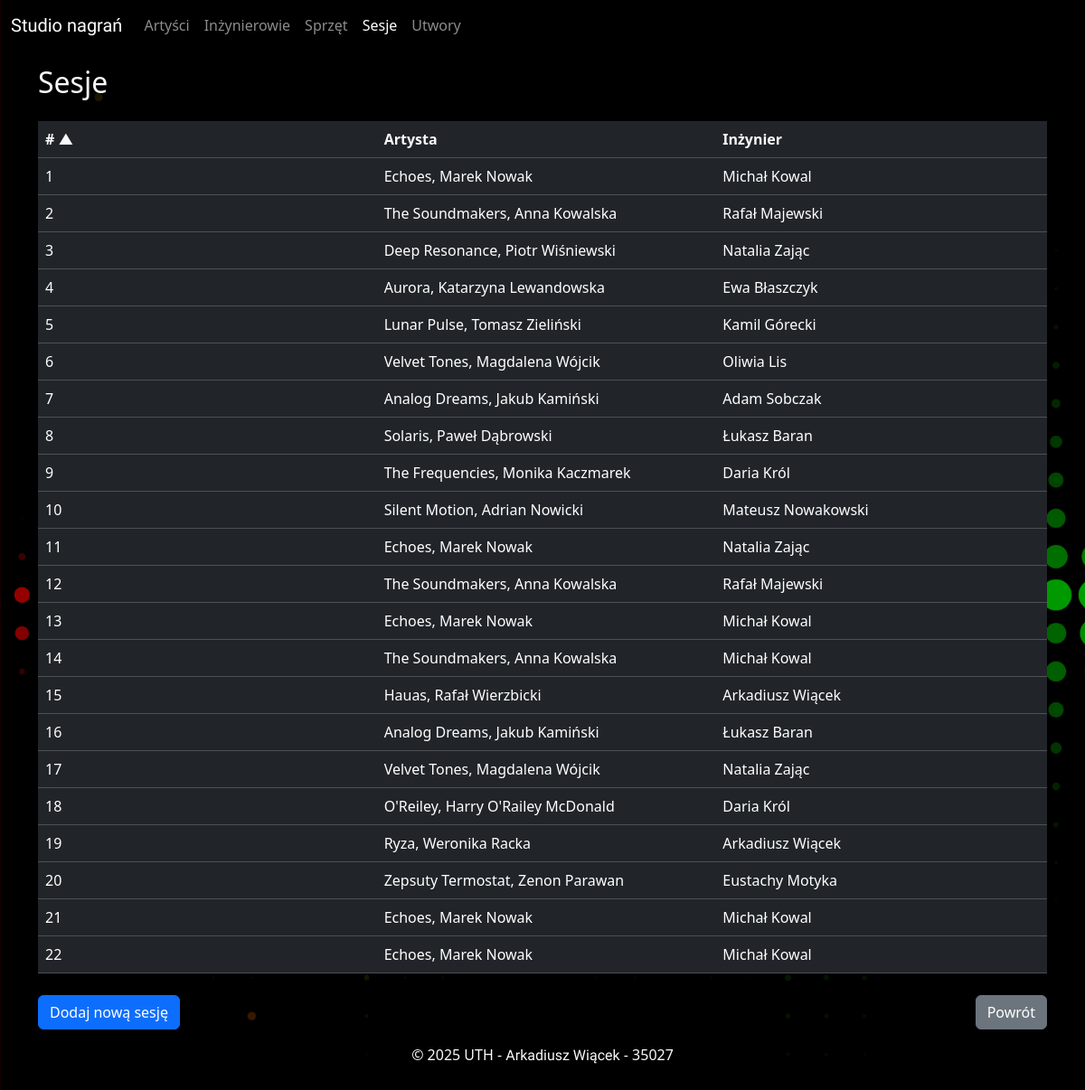
The app's page /sesje, older data.
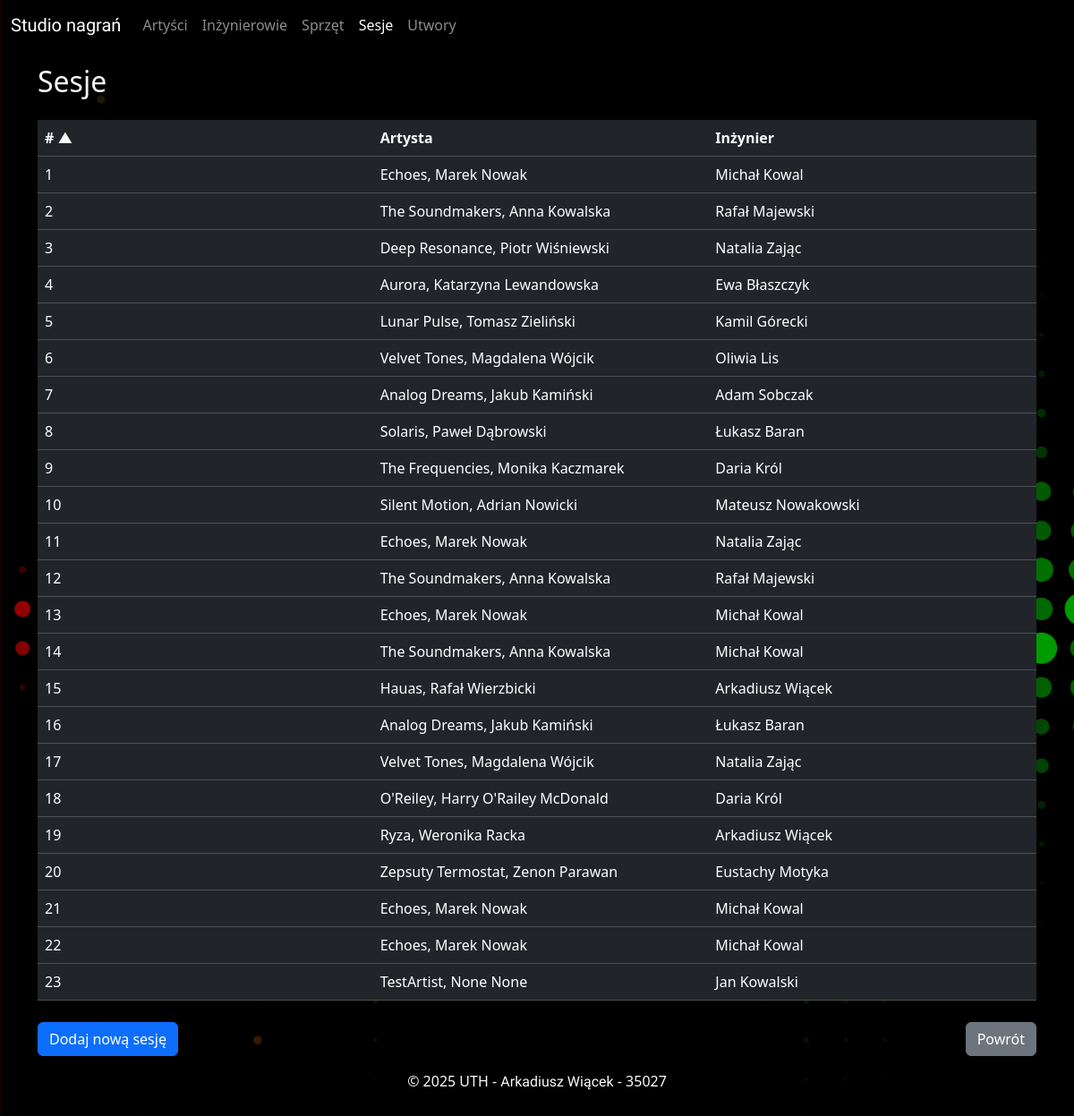
The same page, newer data.
### studio_nagran.py (models this page shows)
class Sesje(Base):
    __tablename__ = "sesje"
    IdSesji = Column(Integer, primary_key=True)
    IdArtysty = Column(Integer, ForeignKey("artysci.IdArtysty", ondelete="CASCADE"))
    IdInzyniera = Column(
        Integer, ForeignKey("inzynierowie.IdInzyniera", ondelete="CASCADE")
    )
    TerminStart = Column(String)
    TerminStop = Column(String)
    artysci = relationship("Artysci", back_populates="sesje")
    inzynierowie = relationship("Inzynierowie", back_populates="sesje")
    utwory = relationship("Utwory", back_populates="sesje")
    sprzety_sesje = relationship("SprzetySesje", back_populates="sesje")

class Artysci(Base):
    __tablename__ = "artysci"
    IdArtysty = Column(Integer, primary_key=True)
    Nazwa = Column(String)
    Imie = Column(String)
    Nazwisko = Column(String)
    sesje = relationship(
        "Sesje", back_populates="artysci", cascade="all, delete-orphan"
    )
    utwory = relationship(
        "Utwory", back_populates="artysci", cascade="all, delete-orphan"
    )

class Inzynierowie(Base):
    __tablename__ = "inzynierowie"
    IdInzyniera = Column(Integer, primary_key=True)
    Imie = Column(String)
    Nazwisko = Column(String)
    sesje = relationship(
        "Sesje", back_populates="inzynierowie", cascade="all, delete-orphan"
    )

### studio_nagran.py (the view, shortened to what this page needs)
@app.route("/sesje")
def sesje_view():
    sesja = Session()
    try:
        sort_by = request.args.get('sort', 'IdSesji')
        order = request.args.get('order', 'asc')
        if sort_by in ['NazwaArtysty', 'ImieArtysty', 'NazwiskoArtysty']:
            if sort_by == 'NazwaArtysty':
                column = Artysci.Nazwa
            elif sort_by == 'ImieArtysty':
                column = Artysci.Imie
            else:
                column = Artysci.Nazwisko
            if order == 'desc':
                column = column.desc()
            else:
                column = column.asc()
            sesje_list = (
                sesja.query(Sesje)
                .join(Artysci)
                .options(joinedload(Sesje.artysci))
                .options(joinedload(Sesje.inzynierowie))
                .order_by(column)
                .all()
            )
        else:
            sort_columns = {
                'IdSesji': Sesje.IdSesji
            }
            if sort_by not in sort_columns:
                sort_by = 'IdSesji'
            column = sort_columns[sort_by]
            if order == 'desc':
                column = column.desc()
            else:
                column = column.asc()
            sesje_list = (
                sesja.query(Sesje)
                .options(joinedload(Sesje.artysci))
                .options(joinedload(Sesje.inzynierowie))
                .order_by(column)
                .all()
            )
        return render_template("sesje.html", sesje=sesje_list, sort_by=sort_by, order=order)
    finally:
        sesja.close()

### templates/sesje.html (shortened to what this page needs)
{% extends "base.html" %}
{% block content %}
    <div class="container">
        <div class="row py-1 py-sm-3">
            <div class="col text-light">
                <h2>
                    Sesje
                </h2>
            </div>
        </div>
        <div class="row">
            <div class="col">
                <table class="table table-hover table-dark">
                    <thead>
                        <tr class="d-sm-table-row">
                            <th>
                                <div class="row">
                                    <div class="col-auto col-sm-4">
                                        <a href="?sort=IdSesji&order={% if sort_by == 'IdSesji' and order == 'asc' %}desc{% else %}asc{% endif %}" class="text-light text-decoration-none">
                                            # {% if sort_by == 'IdSesji' %}{% if order == 'asc' %}▲{% else %}▼{% endif %}{% endif %}
                                        </a>
                                    </div>
                                    <div class="col-auto col-sm-4">
                                        <a href="?sort=NazwaArtysty&order={% if sort_by == 'NazwaArtysty' and order == 'asc' %}desc{% else %}asc{% endif %}" class="text-light text-decoration-none">
                                            Artysta {% if sort_by == 'NazwaArtysty' %}{% if order == 'asc' %}▲{% else %}▼{% endif %}{% endif %}
                                        </a>
                                    </div>
                                    <div class="col-auto col-sm-4">
                                        <a href="?sort=NazwiskoInzyniera&order={% if sort_by == 'NazwiskoInzyniera' and order == 'asc' %}desc{% else %}asc{% endif %}" class="text-light text-decoration-none">
                                            Inżynier {% if sort_by == 'NazwiskoInzyniera' %}{% if order == 'asc' %}▲{% else %}▼{% endif %}{% endif %}
                                        </a>
                                    </div>
                                </div>
                            </th>
                        </tr>
                    </thead>
                    {% for sesja in sesje %}
                        <tr data-bs-toggle="modal"
                            data-bs-target="#sessionModal"
                            data-session-id="{{ sesja.IdSesji }}">
                            <td>
                                <div class="row">
                                    <div class="col-12 col-sm-4">
                                        <span class="d-inline d-sm-none"># </span>{{ sesja.IdSesji }}
                                    </div>
                                    <div class="col-12 col-sm-4">
                                        <span class="d-inline d-sm-none">Artysta: </span>{{ sesja.artysci.Nazwa }}, {{ sesja.artysci.Imie }} {{ sesja.artysci.Nazwisko }}
                                    </div>
                                    <div class="col-12 col-sm-4">
                                        <span class="d-inline d-sm-none">Inżynier: </span>{{ sesja.inzynierowie.Imie }} {{ sesja.inzynierowie.Nazwisko }}
                                    </div>
                                </div>
                            </td>
                        </tr>
                    {% endfor %}
                </table>
            </div>
        </div>
        <div class="row">
            <div class="col-12 col-sm pt-2">
                <a href="{{ url_for("dodaj_sesje_view") }}"
                   class="btn btn-primary btn-block">Dodaj nową sesję</a>
            </div>
            <div class="col-12 col-sm pt-2 d-flex justify-content-sm-end">
                <a href="{{ url_for("index") }}" class="btn btn-secondary btn-block">Powrót</a>
            </div>
        </div>
    </div>
{% endblock content %}

Row changes from the older to the newer data that the page shows:
added Sesje: IdSesji "23", artysci.Nazwa "TestArtist", artysci.Imie "None", artysci.Nazwisko "None", inzynierowie.Imie "Jan", inzynierowie.Nazwisko "Kowalski"
